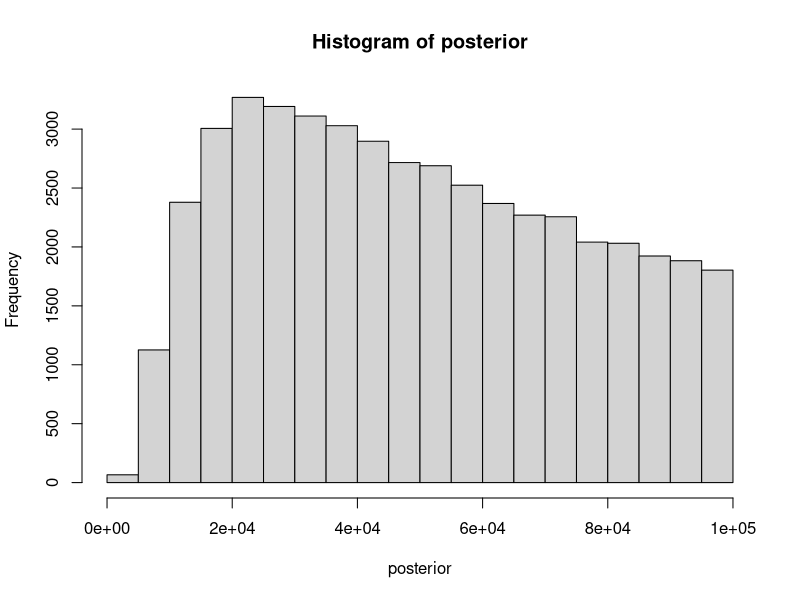
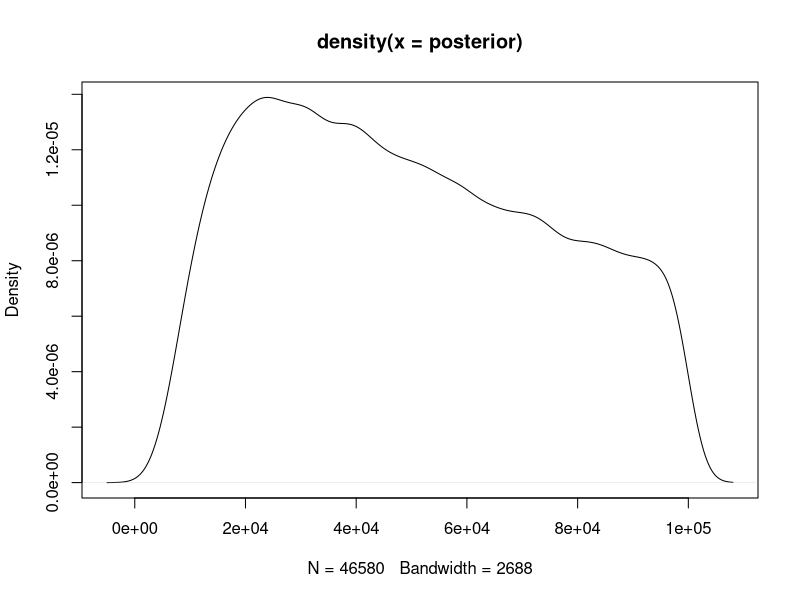
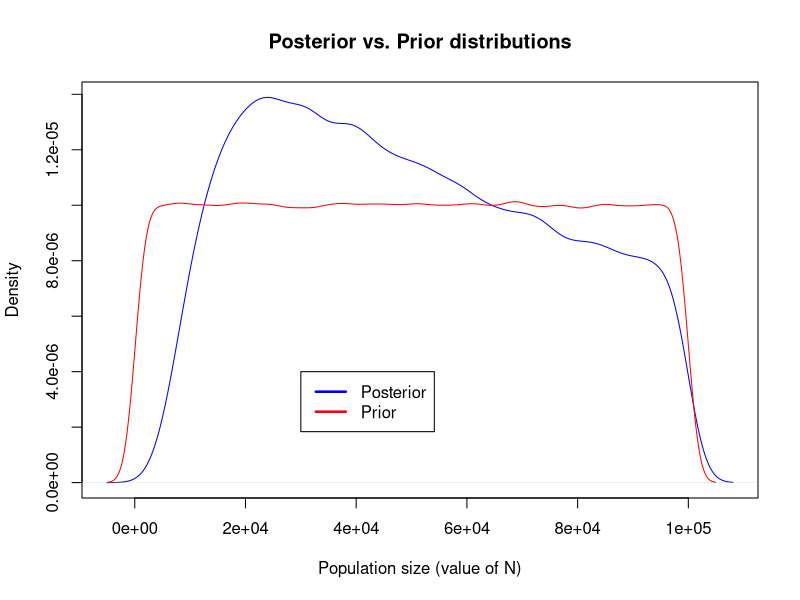
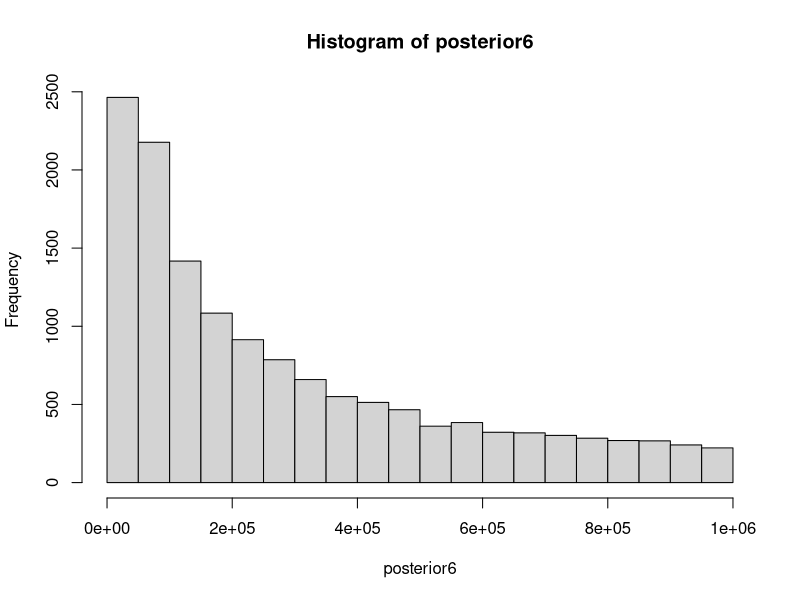
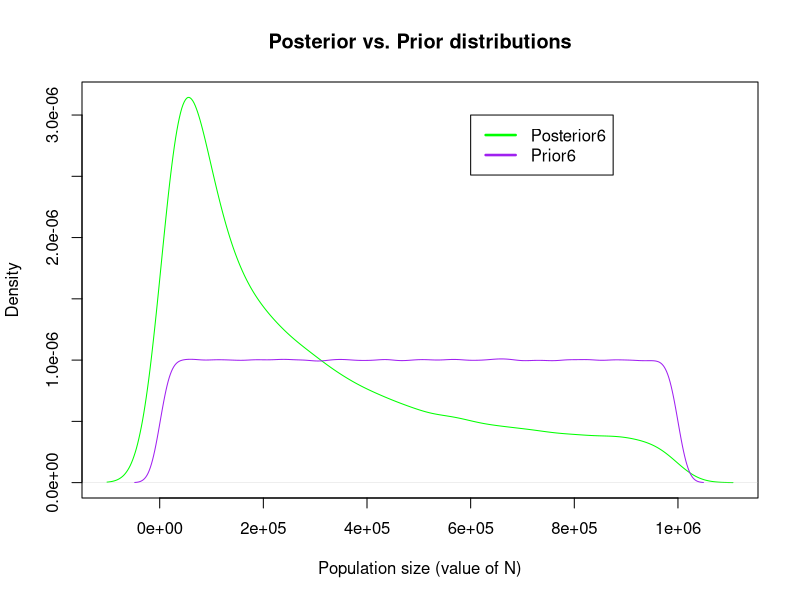
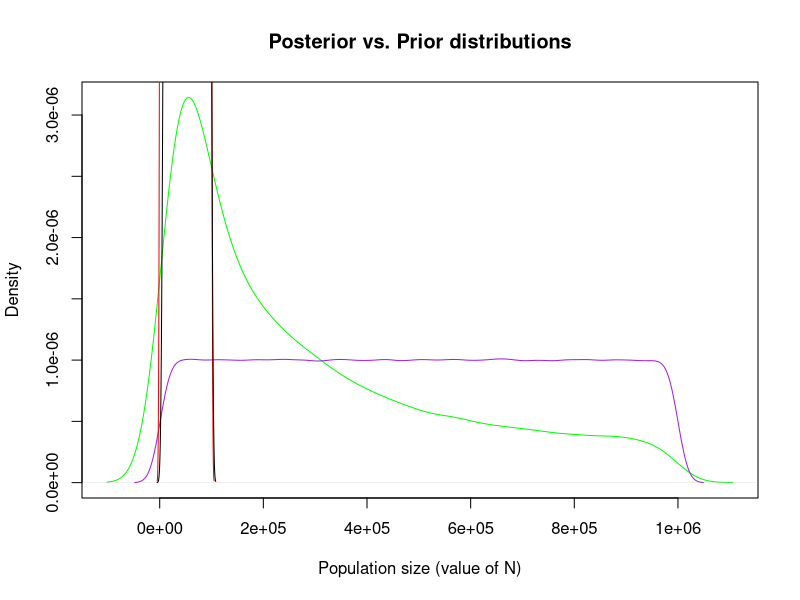
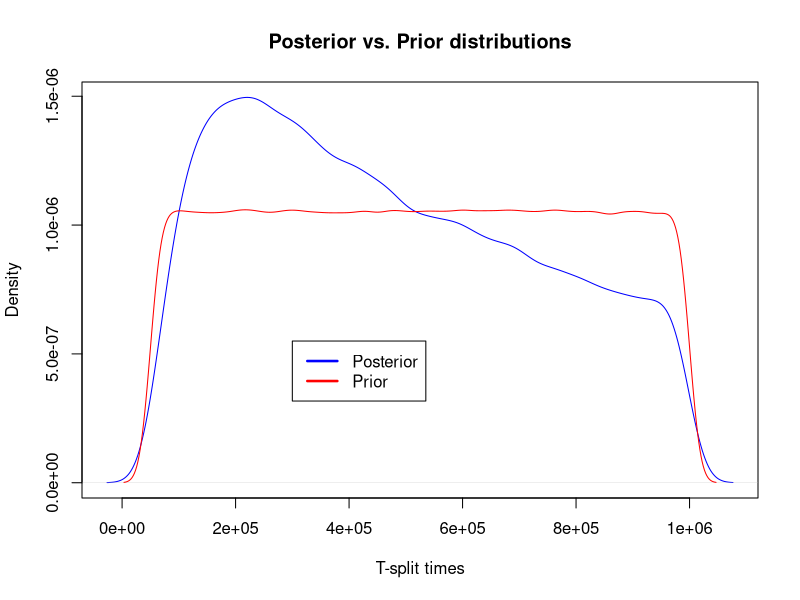

These figures' R source, in order:
## ---- chunk 1
getwd()
setwd("C:\\Users\\Hayley\\eeb201hayleystansell")
getwd()

#?runif
#try simulating the coin flip thing from class
#prior<- runif(1e6)
#D_sim<- rbinom(n=1e6, size=100, p=prior)
#plot(D_sim)
#This produces a "black block", x-axis going from 0 to 1e6, y-axis going from 0 to 100....
#?plot
#how is a number the prior distribution???? 
prior<- runif(n=1e6, min = 100, max = 100000)
#prior
#plot(prior) #looks correct in terms of axes
#
## ---- chunk 2
rate<- 1/(prior)
mostrecent<- rexp(1e6, rate)
#######DOES NOT NEED TO BE A LOOP!, R automatically takes each value of "prior" and plugs it in in order to the "mostrecent" vector
#######Follows that NEITHER DOES NEXT STEP
#mostrecent
length(mostrecent)
## ---- chunk 3
ratemu<- 1e-3
snpnumber<- rpois(1e6, mostrecent*ratemu*2)
#snpnumber
max(snpnumber)
length(snpnumber)
## ---- chunk 4
sims<- cbind(prior, snpnumber)
simslower<- subset(sims, sims[,2]>45)
simsupper<- subset(simslower, simslower[,2]<55)
posterior<-simsupper[,1]
#posterior
max(posterior)
min(posterior)
hist(posterior)
density(posterior)
plot(density(posterior))
## ---- chunk 5
density(posterior)
plot(density(posterior), main= "Posterior vs. Prior distributions", xlab= "Population size (value of N)", col= "blue")
density(prior)
#?lines
# "lines() adds a line to an existing plot --- lines(namevector, col = color)
lines(density(prior), col= "red")
#?legend
legend(3e04,4e-06, # places a legend at a specified place 
       c("Posterior", "Prior"), # defines the text in the legend
       
       lty=c(1,1), # legend symbols (lines)
       
       lwd=c(2.5,2.5),col=c("blue", "red")) # gives lines the correct color and weight
## ---- chunk 6
median(posterior)
## ---- chunk 7
#?quantile
quantile(posterior, c(0.025, 0.975))

## ---- chunk 8
prior6<- runif(n=1e6, min = 1000, max = 1000000)
rate6<- 1/(prior6)
mostrecent6<- rexp(1e6, rate6)
length(mostrecent6)
ratemu6<- 1e-3
snpnumber6<- rpois(1e6, mostrecent6*ratemu6*2)
#snpnumber
max(snpnumber6)
length(snpnumber6)
sims6<- cbind(prior6, snpnumber6)
simslower6<- subset(sims6, sims6[,2]>45)
simsupper6<- subset(simslower6, simslower6[,2]<55)
posterior6<-simsupper6[,1]
#posterior
hist(posterior6)
#
#?plot
plot(density(posterior6), main= "Posterior vs. Prior distributions", xlab= "Population size (value of N)", col= "green")
density(prior6)

lines(density(prior6), col= "purple")

legend(6e05,3e-06, 
       c("Posterior6", "Prior6"), # puts text in the legend
       #try putting "top right" and it will set to right place
       
       lty=c(1,1), 
       
       lwd=c(2.5,2.5),col=c("green", "purple")) 

plot(density(posterior6), main= "Posterior vs. Prior distributions", xlab= "Population size (value of N)", col= "green")
lines(density(prior6), col="purple")
lines(density(prior), col ="red")
lines(density(posterior), col ="black")
#graph done to compare both simulations together.....not the most useful thing
## ---- chunk 9
prior3<-runif(n=1e6, min=50000, max=1e6)
## ---- chunk 10


rate3<- 1/(prior3)
tsplit3<- rexp(1e6, rate3)
length(tsplit3)

TMRCA<- tsplit3 + 1e5 #1e5 is the expected ancestral coalescent time
length(TMRCA)

## ---- chunk 11
ratemu3<- 1e-3
snpnumber3<- rpois(1e6, TMRCA*ratemu3*2)

#snpnumber
max(snpnumber3)
min(snpnumber3)
length(snpnumber3)
#hist(snpnumber3)

## ---- chunk 12

sims3<- cbind(prior3, snpnumber3)
simslower3<- subset(sims3, sims3[,2]>550)
simsupper3<- subset(simslower3, simslower3[,2]<650)
posterior3<-simsupper3[,1]
#posterior
max(posterior3)
min(posterior3)
#hist(posterior3)

## ---- chunk 13
density(posterior3)
plot(density(posterior3), main= "Posterior vs. Prior distributions", xlab= "T-split times", col= "blue")
density(prior3)
#?lines
# "lines() adds a line to an existing plot --- lines(namevector, col = color)
lines(density(prior3), col= "red")
#?legend
legend(3e05,5.5e-07, # legend location 
       c("Posterior", "Prior"), # text in the legend
       
       lty=c(1,1), # legend symbols (lines)
       
       lwd=c(2.5,2.5),col=c("blue", "red")) #lines the correct color and width
## ---- chunk 14
median(posterior3)
## ---- chunk 15
priorA<-runif(n=1e6, min=50000, max=1e6) #set A is for the split time
priorB<-runif(n=1e6, min=1000, max=1e6)  #set B is for the ancestral time


rateA<- 1/(priorA)
tsplitA<- rexp(1e6, rateA)
length(tsplitA)

rateB<- 1/(priorB)
tsplitB<- rexp(1e6, rateB)
length(tsplitB)

TMRCAfinal<- tsplitA + tsplitB #tsplitB is the expected ancestral coalescent time
length(TMRCAfinal)

#add in mutations
ratemu3<- 1e-3
snpnumberfinal<- rpois(1e6, TMRCAfinal*ratemu3*2)

#snpnumber
max(snpnumberfinal)
min(snpnumberfinal)
length(snpnumberfinal)
#hist(snpnumber3)

#focusing on prior and posterior of tsplitA (the split time)

simsf<- cbind(priorA, snpnumberfinal)
simslowerf<- subset(simsf, simsf[,2]>550)
simsupperf<- subset(simslowerf, simslowerf[,2]<650)
posteriorf<-simsupperf[,1]
#posterior
max(posteriorf)
min(posteriorf)
#hist(posteriorf)
